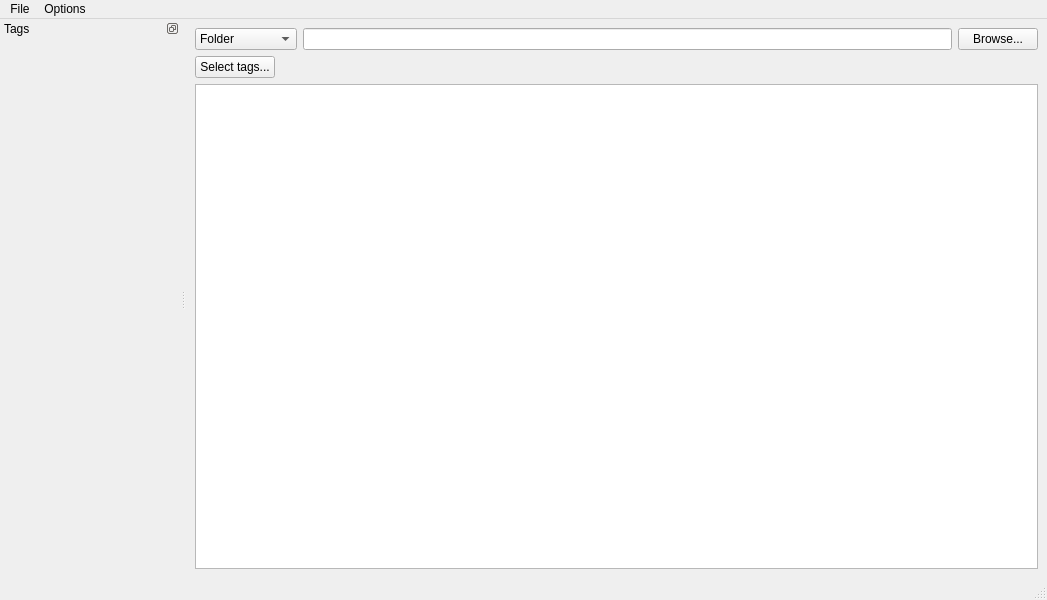
<?xml version="1.0" encoding="UTF-8"?>
<ui version="4.0">
 <class>taggerWindow</class>
 <widget class="QMainWindow" name="taggerWindow">
  <property name="geometry">
   <rect>
    <x>0</x>
    <y>0</y>
    <width>1047</width>
    <height>600</height>
   </rect>
  </property>
  <property name="windowTitle">
   <string>DeClutter (beta): Tagger</string>
  </property>
  <property name="windowIcon">
   <iconset resource="DeClutter.qrc">
    <normaloff>:/images/DeClutter.ico</normaloff>:/images/DeClutter.ico</iconset>
  </property>
  <widget class="QWidget" name="centralwidget">
   <layout class="QGridLayout" name="gridLayout">
    <item row="0" column="0" colspan="2">
     <layout class="QVBoxLayout" name="verticalLayout_2">
      <item>
       <layout class="QHBoxLayout" name="horizontalLayout_3">
        <item>
         <widget class="QComboBox" name="sourceComboBox">
          <item>
           <property name="text">
            <string>Folder</string>
           </property>
          </item>
          <item>
           <property name="text">
            <string>Tag(s)</string>
           </property>
          </item>
          <item>
           <property name="text">
            <string>Folder &amp; tags</string>
           </property>
          </item>
         </widget>
        </item>
        <item>
         <widget class="QLineEdit" name="pathEdit"/>
        </item>
        <item>
         <widget class="QPushButton" name="browseButton">
          <property name="text">
           <string>Browse...</string>
          </property>
         </widget>
        </item>
       </layout>
      </item>
      <item>
       <layout class="QHBoxLayout" name="horizontalLayout">
        <item>
         <widget class="QPushButton" name="selectTagsButton">
          <property name="text">
           <string>Select tags...</string>
          </property>
         </widget>
        </item>
        <item>
         <spacer name="horizontalSpacer">
          <property name="orientation">
           <enum>Qt::Horizontal</enum>
          </property>
          <property name="sizeHint" stdset="0">
           <size>
            <width>40</width>
            <height>0</height>
           </size>
          </property>
         </spacer>
        </item>
       </layout>
      </item>
      <item>
       <widget class="QTreeView" name="treeView">
        <property name="sizePolicy">
         <sizepolicy hsizetype="Preferred" vsizetype="Expanding">
          <horstretch>0</horstretch>
          <verstretch>0</verstretch>
         </sizepolicy>
        </property>
        <property name="rootIsDecorated">
         <bool>false</bool>
        </property>
        <property name="itemsExpandable">
         <bool>false</bool>
        </property>
        <property name="sortingEnabled">
         <bool>true</bool>
        </property>
        <property name="expandsOnDoubleClick">
         <bool>false</bool>
        </property>
       </widget>
      </item>
     </layout>
    </item>
   </layout>
  </widget>
  <widget class="QMenuBar" name="menubar">
   <property name="geometry">
    <rect>
     <x>0</x>
     <y>0</y>
     <width>1047</width>
     <height>21</height>
    </rect>
   </property>
   <widget class="QMenu" name="menuOptions">
    <property name="title">
     <string>Options</string>
    </property>
    <addaction name="actionManage_Tags"/>
   </widget>
   <widget class="QMenu" name="menuFile">
    <property name="title">
     <string>File</string>
    </property>
    <widget class="QMenu" name="recent_menu">
     <property name="maximumSize">
      <size>
       <width>600</width>
       <height>500</height>
      </size>
     </property>
     <property name="tearOffEnabled">
      <bool>false</bool>
     </property>
     <property name="title">
      <string>Recent folders</string>
     </property>
     <addaction name="actionNone"/>
    </widget>
    <addaction name="recent_menu"/>
   </widget>
   <addaction name="menuFile"/>
   <addaction name="menuOptions"/>
  </widget>
  <widget class="QStatusBar" name="statusbar"/>
  <widget class="QDockWidget" name="tagsDockWidget">
   <property name="sizePolicy">
    <sizepolicy hsizetype="MinimumExpanding" vsizetype="Preferred">
     <horstretch>0</horstretch>
     <verstretch>0</verstretch>
    </sizepolicy>
   </property>
   <property name="minimumSize">
    <size>
     <width>180</width>
     <height>200</height>
    </size>
   </property>
   <property name="styleSheet">
    <string notr="true"/>
   </property>
   <property name="features">
    <set>QDockWidget::DockWidgetFloatable|QDockWidget::DockWidgetMovable</set>
   </property>
   <property name="allowedAreas">
    <set>Qt::LeftDockWidgetArea|Qt::RightDockWidgetArea</set>
   </property>
   <property name="windowTitle">
    <string>Tags</string>
   </property>
   <attribute name="dockWidgetArea">
    <number>1</number>
   </attribute>
   <widget class="QWidget" name="dockWidgetContents">
    <property name="sizePolicy">
     <sizepolicy hsizetype="MinimumExpanding" vsizetype="Preferred">
      <horstretch>0</horstretch>
      <verstretch>0</verstretch>
     </sizepolicy>
    </property>
    <layout class="QGridLayout" name="gridLayout_2">
     <property name="leftMargin">
      <number>0</number>
     </property>
     <property name="topMargin">
      <number>0</number>
     </property>
     <property name="rightMargin">
      <number>0</number>
     </property>
     <property name="bottomMargin">
      <number>0</number>
     </property>
     <property name="spacing">
      <number>4</number>
     </property>
     <item row="0" column="0">
      <widget class="QScrollArea" name="tagsScrollArea">
       <property name="sizePolicy">
        <sizepolicy hsizetype="MinimumExpanding" vsizetype="Expanding">
         <horstretch>0</horstretch>
         <verstretch>0</verstretch>
        </sizepolicy>
       </property>
       <property name="frameShape">
        <enum>QFrame::Box</enum>
       </property>
       <property name="frameShadow">
        <enum>QFrame::Plain</enum>
       </property>
       <property name="lineWidth">
        <number>0</number>
       </property>
       <property name="widgetResizable">
        <bool>true</bool>
       </property>
       <widget class="QWidget" name="scrollAreaWidgetContents">
        <property name="geometry">
         <rect>
          <x>0</x>
          <y>0</y>
          <width>180</width>
          <height>537</height>
         </rect>
        </property>
        <property name="sizePolicy">
         <sizepolicy hsizetype="MinimumExpanding" vsizetype="Preferred">
          <horstretch>0</horstretch>
          <verstretch>0</verstretch>
         </sizepolicy>
        </property>
        <layout class="QGridLayout" name="gridLayout_3">
         <item row="0" column="0">
          <layout class="QVBoxLayout" name="tagsLayout"/>
         </item>
         <item row="1" column="0">
          <spacer name="verticalSpacer">
           <property name="orientation">
            <enum>Qt::Vertical</enum>
           </property>
           <property name="sizeHint" stdset="0">
            <size>
             <width>20</width>
             <height>40</height>
            </size>
           </property>
          </spacer>
         </item>
        </layout>
       </widget>
      </widget>
     </item>
    </layout>
   </widget>
  </widget>
  <action name="actionManage_Tags">
   <property name="text">
    <string>Manage Tags</string>
   </property>
  </action>
  <action name="actionNone">
   <property name="enabled">
    <bool>false</bool>
   </property>
   <property name="text">
    <string>None</string>
   </property>
  </action>
 </widget>
 <resources>
  <include location="DeClutter.qrc"/>
 </resources>
 <connections/>
</ui>
